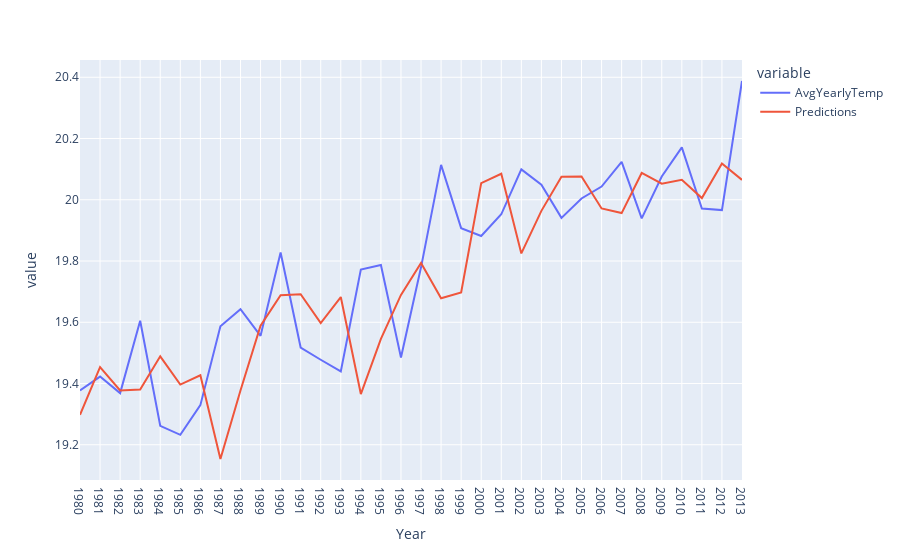

The notebook cell saved with this chart:
### Code cell
import plotly.express as px
px.line(test_df, x = "Year", y = ['AvgYearlyTemp', 'Predictions'] )

### Figure 1 — Plotly figure (JSON) as saved in the notebook; plotly's stock layout.template omitted (floating-point values rounded to 4 significant figures)
{"data": [{"hovertemplate": "variable=AvgYearlyTemp<br>Year=%{x}<br>value=%{y}<extra></extra>", "legendgroup": "AvgYearlyTemp", "line": {"color": "#636efa", "dash": "solid"}, "marker": {"symbol": "circle"}, "mode": "lines", "name": "AvgYearlyTemp", "orientation": "v", "showlegend": true, "type": "scatter", "x": ["1980", "1981", "1982", "1983", "1984", "1985", "1986", "1987", "1988", "1989", "1990", "1991", "1992", "1993", "1994", "1995", "1996", "1997", "1998", "1999", "2000", "2001", "2002", "2003", "2004", "2005", "2006", "2007", "2008", "2009", "2010", "2011", "2012", "2013"], "xaxis": "x", "y": [19.38, 19.42, 19.37, 19.61, 19.26, 19.23, 19.33, 19.59, 19.64, 19.56, 19.83, 19.52, 19.48, 19.44, 19.77, 19.79, 19.48, 19.78, 20.11, 19.91, 19.88, 19.95, 20.1, 20.05, 19.94, 20.0, 20.04, 20.12, 19.94, 20.08, 20.17, 19.97, 19.97, 20.39], "yaxis": "y"}, {"hovertemplate": "variable=Predictions<br>Year=%{x}<br>value=%{y}<extra></extra>", "legendgroup": "Predictions", "line": {"color": "#EF553B", "dash": "solid"}, "marker": {"symbol": "circle"}, "mode": "lines", "name": "Predictions", "orientation": "v", "showlegend": true, "type": "scatter", "x": ["1980", "1981", "1982", "1983", "1984", "1985", "1986", "1987", "1988", "1989", "1990", "1991", "1992", "1993", "1994", "1995", "1996", "1997", "1998", "1999", "2000", "2001", "2002", "2003", "2004", "2005", "2006", "2007", "2008", "2009", "2010", "2011", "2012", "2013"], "xaxis": "x", "y": [19.3, 19.45, 19.38, 19.38, 19.49, 19.4, 19.43, 19.15, 19.38, 19.59, 19.69, 19.69, 19.6, 19.68, 19.37, 19.55, 19.69, 19.79, 19.68, 19.7, 20.05, 20.08, 19.82, 19.96, 20.08, 20.08, 19.97, 19.96, 20.09, 20.05, 20.07, 20.01, 20.12, 20.07], "yaxis": "y"}], "layout": {"legend": {"title": {"text": "variable"}, "tracegroupgap": 0}, "margin": {"t": 60}, "xaxis": {"anchor": "y", "domain": [0, 1], "title": {"text": "Year"}}, "yaxis": {"anchor": "x", "domain": [0, 1], "title": {"text": "value"}}}}
